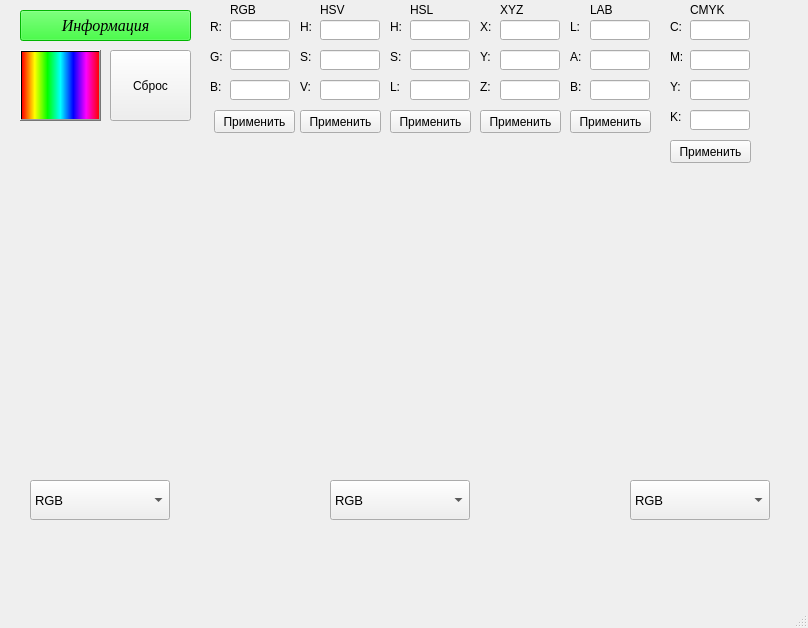
<?xml version="1.0" encoding="UTF-8"?>
<ui version="4.0">
 <class>MainWindow</class>
 <widget class="QMainWindow" name="MainWindow">
  <property name="geometry">
   <rect>
    <x>0</x>
    <y>0</y>
    <width>808</width>
    <height>628</height>
   </rect>
  </property>
  <property name="windowTitle">
   <string>MainWindow</string>
  </property>
  <property name="autoFillBackground">
   <bool>true</bool>
  </property>
  <property name="styleSheet">
   <string notr="true"/>
  </property>
  <widget class="QWidget" name="centralwidget">
   <widget class="QPushButton" name="pushButton">
    <property name="geometry">
     <rect>
      <x>20</x>
      <y>50</y>
      <width>81</width>
      <height>71</height>
     </rect>
    </property>
    <property name="font">
     <font>
      <pointsize>12</pointsize>
      <weight>75</weight>
      <bold>true</bold>
     </font>
    </property>
    <property name="toolTip">
     <string>Цветовая палитра</string>
    </property>
    <property name="autoFillBackground">
     <bool>false</bool>
    </property>
    <property name="styleSheet">
     <string notr="true">background-color: qlineargradient(spread:pad, x1:0, y1:0, x2:1, y2:0, stop:0 rgba(255, 0, 0, 255), stop:0.166 rgba(255, 255, 0, 255), stop:0.333 rgba(0, 255, 0, 255), stop:0.5 rgba(0, 255, 255, 255), stop:0.666 rgba(0, 0, 255, 255), stop:0.833 rgba(255, 0, 255, 255), stop:1 rgba(255, 0, 0, 255));</string>
    </property>
    <property name="text">
     <string/>
    </property>
   </widget>
   <widget class="QComboBox" name="comboBox">
    <property name="geometry">
     <rect>
      <x>30</x>
      <y>480</y>
      <width>140</width>
      <height>40</height>
     </rect>
    </property>
    <property name="font">
     <font>
      <pointsize>10</pointsize>
     </font>
    </property>
    <property name="toolTip">
     <string>Выбрать цветовую модель</string>
    </property>
    <property name="layoutDirection">
     <enum>Qt::LeftToRight</enum>
    </property>
    <item>
     <property name="text">
      <string>RGB</string>
     </property>
    </item>
    <item>
     <property name="text">
      <string>CMYK</string>
     </property>
    </item>
    <item>
     <property name="text">
      <string>HSV</string>
     </property>
    </item>
    <item>
     <property name="text">
      <string>HSL</string>
     </property>
    </item>
   </widget>
   <widget class="QComboBox" name="comboBox_2">
    <property name="geometry">
     <rect>
      <x>330</x>
      <y>480</y>
      <width>140</width>
      <height>40</height>
     </rect>
    </property>
    <property name="font">
     <font>
      <pointsize>10</pointsize>
     </font>
    </property>
    <property name="toolTip">
     <string>Выбрать цветовую модель</string>
    </property>
    <item>
     <property name="text">
      <string>RGB</string>
     </property>
    </item>
    <item>
     <property name="text">
      <string>CMYK</string>
     </property>
    </item>
    <item>
     <property name="text">
      <string>HSV</string>
     </property>
    </item>
    <item>
     <property name="text">
      <string>HSL</string>
     </property>
    </item>
   </widget>
   <widget class="QComboBox" name="comboBox_3">
    <property name="geometry">
     <rect>
      <x>630</x>
      <y>480</y>
      <width>140</width>
      <height>40</height>
     </rect>
    </property>
    <property name="font">
     <font>
      <pointsize>10</pointsize>
     </font>
    </property>
    <property name="toolTip">
     <string>Выбрать цветовую модель</string>
    </property>
    <item>
     <property name="text">
      <string>RGB</string>
     </property>
    </item>
    <item>
     <property name="text">
      <string>CMYK</string>
     </property>
    </item>
    <item>
     <property name="text">
      <string>HSV</string>
     </property>
    </item>
    <item>
     <property name="text">
      <string>HSL</string>
     </property>
    </item>
   </widget>
   <widget class="QLabel" name="label">
    <property name="geometry">
     <rect>
      <x>230</x>
      <y>0</y>
      <width>41</width>
      <height>20</height>
     </rect>
    </property>
    <property name="text">
     <string>RGB</string>
    </property>
   </widget>
   <widget class="QLabel" name="label_2">
    <property name="geometry">
     <rect>
      <x>320</x>
      <y>0</y>
      <width>41</width>
      <height>20</height>
     </rect>
    </property>
    <property name="text">
     <string>HSV</string>
    </property>
   </widget>
   <widget class="QLabel" name="label_3">
    <property name="geometry">
     <rect>
      <x>410</x>
      <y>0</y>
      <width>70</width>
      <height>20</height>
     </rect>
    </property>
    <property name="text">
     <string>HSL</string>
    </property>
   </widget>
   <widget class="QLabel" name="label_4">
    <property name="geometry">
     <rect>
      <x>500</x>
      <y>0</y>
      <width>31</width>
      <height>20</height>
     </rect>
    </property>
    <property name="text">
     <string>XYZ</string>
    </property>
   </widget>
   <widget class="QLabel" name="label_5">
    <property name="geometry">
     <rect>
      <x>590</x>
      <y>0</y>
      <width>31</width>
      <height>20</height>
     </rect>
    </property>
    <property name="text">
     <string>LAB</string>
    </property>
   </widget>
   <widget class="QLabel" name="label_6">
    <property name="geometry">
     <rect>
      <x>690</x>
      <y>0</y>
      <width>41</width>
      <height>20</height>
     </rect>
    </property>
    <property name="text">
     <string>CMYK</string>
    </property>
   </widget>
   <widget class="QLabel" name="label_7">
    <property name="geometry">
     <rect>
      <x>210</x>
      <y>20</y>
      <width>47</width>
      <height>13</height>
     </rect>
    </property>
    <property name="text">
     <string>R:</string>
    </property>
   </widget>
   <widget class="QLabel" name="label_8">
    <property name="geometry">
     <rect>
      <x>210</x>
      <y>50</y>
      <width>47</width>
      <height>13</height>
     </rect>
    </property>
    <property name="text">
     <string>G:</string>
    </property>
   </widget>
   <widget class="QLabel" name="label_9">
    <property name="geometry">
     <rect>
      <x>210</x>
      <y>80</y>
      <width>47</width>
      <height>13</height>
     </rect>
    </property>
    <property name="text">
     <string>B:</string>
    </property>
   </widget>
   <widget class="QLineEdit" name="lineEdit">
    <property name="enabled">
     <bool>true</bool>
    </property>
    <property name="geometry">
     <rect>
      <x>230</x>
      <y>20</y>
      <width>60</width>
      <height>20</height>
     </rect>
    </property>
    <property name="font">
     <font>
      <kerning>true</kerning>
     </font>
    </property>
   </widget>
   <widget class="QLineEdit" name="lineEdit_2">
    <property name="geometry">
     <rect>
      <x>230</x>
      <y>50</y>
      <width>60</width>
      <height>20</height>
     </rect>
    </property>
   </widget>
   <widget class="QLineEdit" name="lineEdit_3">
    <property name="geometry">
     <rect>
      <x>230</x>
      <y>80</y>
      <width>60</width>
      <height>20</height>
     </rect>
    </property>
   </widget>
   <widget class="QLabel" name="label_10">
    <property name="geometry">
     <rect>
      <x>300</x>
      <y>20</y>
      <width>47</width>
      <height>13</height>
     </rect>
    </property>
    <property name="text">
     <string>H:</string>
    </property>
   </widget>
   <widget class="QLabel" name="label_11">
    <property name="geometry">
     <rect>
      <x>300</x>
      <y>50</y>
      <width>47</width>
      <height>13</height>
     </rect>
    </property>
    <property name="text">
     <string>S:</string>
    </property>
   </widget>
   <widget class="QLabel" name="label_12">
    <property name="geometry">
     <rect>
      <x>300</x>
      <y>80</y>
      <width>47</width>
      <height>13</height>
     </rect>
    </property>
    <property name="text">
     <string>V:</string>
    </property>
   </widget>
   <widget class="QLineEdit" name="lineEdit_9">
    <property name="enabled">
     <bool>true</bool>
    </property>
    <property name="geometry">
     <rect>
      <x>320</x>
      <y>20</y>
      <width>60</width>
      <height>20</height>
     </rect>
    </property>
    <property name="font">
     <font>
      <kerning>true</kerning>
     </font>
    </property>
   </widget>
   <widget class="QLineEdit" name="lineEdit_4">
    <property name="enabled">
     <bool>true</bool>
    </property>
    <property name="geometry">
     <rect>
      <x>320</x>
      <y>50</y>
      <width>60</width>
      <height>20</height>
     </rect>
    </property>
    <property name="font">
     <font>
      <kerning>true</kerning>
     </font>
    </property>
   </widget>
   <widget class="QLineEdit" name="lineEdit_10">
    <property name="enabled">
     <bool>true</bool>
    </property>
    <property name="geometry">
     <rect>
      <x>320</x>
      <y>80</y>
      <width>60</width>
      <height>20</height>
     </rect>
    </property>
    <property name="font">
     <font>
      <kerning>true</kerning>
     </font>
    </property>
   </widget>
   <widget class="QLabel" name="label_13">
    <property name="geometry">
     <rect>
      <x>390</x>
      <y>20</y>
      <width>47</width>
      <height>13</height>
     </rect>
    </property>
    <property name="text">
     <string>H:</string>
    </property>
   </widget>
   <widget class="QLabel" name="label_14">
    <property name="geometry">
     <rect>
      <x>390</x>
      <y>50</y>
      <width>47</width>
      <height>13</height>
     </rect>
    </property>
    <property name="text">
     <string>S:</string>
    </property>
   </widget>
   <widget class="QLabel" name="label_15">
    <property name="geometry">
     <rect>
      <x>390</x>
      <y>80</y>
      <width>47</width>
      <height>13</height>
     </rect>
    </property>
    <property name="text">
     <string>L:</string>
    </property>
   </widget>
   <widget class="QLineEdit" name="lineEdit_11">
    <property name="enabled">
     <bool>true</bool>
    </property>
    <property name="geometry">
     <rect>
      <x>410</x>
      <y>20</y>
      <width>60</width>
      <height>20</height>
     </rect>
    </property>
    <property name="font">
     <font>
      <kerning>true</kerning>
     </font>
    </property>
   </widget>
   <widget class="QLineEdit" name="lineEdit_12">
    <property name="enabled">
     <bool>true</bool>
    </property>
    <property name="geometry">
     <rect>
      <x>410</x>
      <y>50</y>
      <width>60</width>
      <height>20</height>
     </rect>
    </property>
    <property name="font">
     <font>
      <kerning>true</kerning>
     </font>
    </property>
   </widget>
   <widget class="QLineEdit" name="lineEdit_13">
    <property name="enabled">
     <bool>true</bool>
    </property>
    <property name="geometry">
     <rect>
      <x>410</x>
      <y>80</y>
      <width>60</width>
      <height>20</height>
     </rect>
    </property>
    <property name="font">
     <font>
      <kerning>true</kerning>
     </font>
    </property>
   </widget>
   <widget class="QLabel" name="label_16">
    <property name="geometry">
     <rect>
      <x>480</x>
      <y>20</y>
      <width>47</width>
      <height>13</height>
     </rect>
    </property>
    <property name="text">
     <string>X:</string>
    </property>
   </widget>
   <widget class="QLabel" name="label_17">
    <property name="geometry">
     <rect>
      <x>480</x>
      <y>50</y>
      <width>47</width>
      <height>13</height>
     </rect>
    </property>
    <property name="text">
     <string>Y:</string>
    </property>
   </widget>
   <widget class="QLabel" name="label_18">
    <property name="geometry">
     <rect>
      <x>480</x>
      <y>80</y>
      <width>47</width>
      <height>13</height>
     </rect>
    </property>
    <property name="text">
     <string>Z:</string>
    </property>
   </widget>
   <widget class="QLineEdit" name="lineEdit_14">
    <property name="enabled">
     <bool>true</bool>
    </property>
    <property name="geometry">
     <rect>
      <x>500</x>
      <y>20</y>
      <width>60</width>
      <height>20</height>
     </rect>
    </property>
    <property name="font">
     <font>
      <kerning>true</kerning>
     </font>
    </property>
   </widget>
   <widget class="QLineEdit" name="lineEdit_15">
    <property name="enabled">
     <bool>true</bool>
    </property>
    <property name="geometry">
     <rect>
      <x>500</x>
      <y>50</y>
      <width>60</width>
      <height>20</height>
     </rect>
    </property>
    <property name="font">
     <font>
      <kerning>true</kerning>
     </font>
    </property>
   </widget>
   <widget class="QLineEdit" name="lineEdit_16">
    <property name="enabled">
     <bool>true</bool>
    </property>
    <property name="geometry">
     <rect>
      <x>500</x>
      <y>80</y>
      <width>60</width>
      <height>20</height>
     </rect>
    </property>
    <property name="font">
     <font>
      <kerning>true</kerning>
     </font>
    </property>
   </widget>
   <widget class="QLabel" name="label_19">
    <property name="geometry">
     <rect>
      <x>570</x>
      <y>20</y>
      <width>47</width>
      <height>13</height>
     </rect>
    </property>
    <property name="text">
     <string>L:</string>
    </property>
   </widget>
   <widget class="QLabel" name="label_20">
    <property name="geometry">
     <rect>
      <x>570</x>
      <y>50</y>
      <width>47</width>
      <height>13</height>
     </rect>
    </property>
    <property name="text">
     <string>A:</string>
    </property>
   </widget>
   <widget class="QLabel" name="label_21">
    <property name="geometry">
     <rect>
      <x>570</x>
      <y>80</y>
      <width>47</width>
      <height>13</height>
     </rect>
    </property>
    <property name="text">
     <string>B:</string>
    </property>
   </widget>
   <widget class="QLineEdit" name="lineEdit_17">
    <property name="enabled">
     <bool>true</bool>
    </property>
    <property name="geometry">
     <rect>
      <x>590</x>
      <y>20</y>
      <width>60</width>
      <height>20</height>
     </rect>
    </property>
    <property name="font">
     <font>
      <kerning>true</kerning>
     </font>
    </property>
   </widget>
   <widget class="QLineEdit" name="lineEdit_18">
    <property name="enabled">
     <bool>true</bool>
    </property>
    <property name="geometry">
     <rect>
      <x>590</x>
      <y>50</y>
      <width>60</width>
      <height>20</height>
     </rect>
    </property>
    <property name="font">
     <font>
      <kerning>true</kerning>
     </font>
    </property>
   </widget>
   <widget class="QLineEdit" name="lineEdit_19">
    <property name="enabled">
     <bool>true</bool>
    </property>
    <property name="geometry">
     <rect>
      <x>590</x>
      <y>80</y>
      <width>60</width>
      <height>20</height>
     </rect>
    </property>
    <property name="font">
     <font>
      <kerning>true</kerning>
     </font>
    </property>
   </widget>
   <widget class="QLabel" name="label_22">
    <property name="geometry">
     <rect>
      <x>670</x>
      <y>20</y>
      <width>47</width>
      <height>13</height>
     </rect>
    </property>
    <property name="text">
     <string>C:</string>
    </property>
   </widget>
   <widget class="QLabel" name="label_23">
    <property name="geometry">
     <rect>
      <x>670</x>
      <y>50</y>
      <width>47</width>
      <height>13</height>
     </rect>
    </property>
    <property name="text">
     <string>M:</string>
    </property>
   </widget>
   <widget class="QLabel" name="label_24">
    <property name="geometry">
     <rect>
      <x>670</x>
      <y>80</y>
      <width>47</width>
      <height>13</height>
     </rect>
    </property>
    <property name="text">
     <string>Y:</string>
    </property>
   </widget>
   <widget class="QLabel" name="label_25">
    <property name="geometry">
     <rect>
      <x>670</x>
      <y>110</y>
      <width>47</width>
      <height>13</height>
     </rect>
    </property>
    <property name="text">
     <string>K:</string>
    </property>
   </widget>
   <widget class="QLineEdit" name="lineEdit_20">
    <property name="enabled">
     <bool>true</bool>
    </property>
    <property name="geometry">
     <rect>
      <x>690</x>
      <y>20</y>
      <width>60</width>
      <height>20</height>
     </rect>
    </property>
    <property name="font">
     <font>
      <kerning>true</kerning>
     </font>
    </property>
   </widget>
   <widget class="QLineEdit" name="lineEdit_21">
    <property name="enabled">
     <bool>true</bool>
    </property>
    <property name="geometry">
     <rect>
      <x>690</x>
      <y>50</y>
      <width>60</width>
      <height>20</height>
     </rect>
    </property>
    <property name="font">
     <font>
      <kerning>true</kerning>
     </font>
    </property>
   </widget>
   <widget class="QLineEdit" name="lineEdit_22">
    <property name="enabled">
     <bool>true</bool>
    </property>
    <property name="geometry">
     <rect>
      <x>690</x>
      <y>80</y>
      <width>60</width>
      <height>20</height>
     </rect>
    </property>
    <property name="font">
     <font>
      <kerning>true</kerning>
     </font>
    </property>
   </widget>
   <widget class="QLineEdit" name="lineEdit_23">
    <property name="enabled">
     <bool>true</bool>
    </property>
    <property name="geometry">
     <rect>
      <x>690</x>
      <y>110</y>
      <width>60</width>
      <height>20</height>
     </rect>
    </property>
    <property name="font">
     <font>
      <kerning>true</kerning>
     </font>
    </property>
   </widget>
   <widget class="QPushButton" name="pushButton_3">
    <property name="geometry">
     <rect>
      <x>214</x>
      <y>110</y>
      <width>81</width>
      <height>23</height>
     </rect>
    </property>
    <property name="toolTip">
     <string>Задать значения в RGB</string>
    </property>
    <property name="text">
     <string>Применить</string>
    </property>
   </widget>
   <widget class="QPushButton" name="pushButton_4">
    <property name="geometry">
     <rect>
      <x>300</x>
      <y>110</y>
      <width>81</width>
      <height>23</height>
     </rect>
    </property>
    <property name="toolTip">
     <string>Задать значения в HSV</string>
    </property>
    <property name="text">
     <string>Применить</string>
    </property>
   </widget>
   <widget class="QPushButton" name="pushButton_5">
    <property name="geometry">
     <rect>
      <x>390</x>
      <y>110</y>
      <width>81</width>
      <height>23</height>
     </rect>
    </property>
    <property name="toolTip">
     <string>Задать значения в HSL</string>
    </property>
    <property name="text">
     <string>Применить</string>
    </property>
   </widget>
   <widget class="QPushButton" name="pushButton_6">
    <property name="geometry">
     <rect>
      <x>480</x>
      <y>110</y>
      <width>81</width>
      <height>23</height>
     </rect>
    </property>
    <property name="toolTip">
     <string>Задать значения в XYZ</string>
    </property>
    <property name="text">
     <string>Применить</string>
    </property>
   </widget>
   <widget class="QPushButton" name="pushButton_7">
    <property name="geometry">
     <rect>
      <x>570</x>
      <y>110</y>
      <width>81</width>
      <height>23</height>
     </rect>
    </property>
    <property name="toolTip">
     <string>Задать значения в Lab</string>
    </property>
    <property name="text">
     <string>Применить</string>
    </property>
   </widget>
   <widget class="QPushButton" name="pushButton_8">
    <property name="geometry">
     <rect>
      <x>670</x>
      <y>140</y>
      <width>81</width>
      <height>23</height>
     </rect>
    </property>
    <property name="toolTip">
     <string>Задать значения в CMYK</string>
    </property>
    <property name="text">
     <string>Применить</string>
    </property>
   </widget>
   <widget class="QLabel" name="label_26">
    <property name="geometry">
     <rect>
      <x>0</x>
      <y>530</y>
      <width>201</width>
      <height>20</height>
     </rect>
    </property>
    <property name="text">
     <string/>
    </property>
    <property name="alignment">
     <set>Qt::AlignCenter</set>
    </property>
   </widget>
   <widget class="QLabel" name="label_27">
    <property name="geometry">
     <rect>
      <x>310</x>
      <y>530</y>
      <width>201</width>
      <height>20</height>
     </rect>
    </property>
    <property name="text">
     <string/>
    </property>
    <property name="alignment">
     <set>Qt::AlignCenter</set>
    </property>
   </widget>
   <widget class="QLabel" name="label_28">
    <property name="geometry">
     <rect>
      <x>600</x>
      <y>530</y>
      <width>201</width>
      <height>20</height>
     </rect>
    </property>
    <property name="text">
     <string/>
    </property>
    <property name="alignment">
     <set>Qt::AlignCenter</set>
    </property>
   </widget>
   <widget class="QPushButton" name="pushButton_2">
    <property name="geometry">
     <rect>
      <x>20</x>
      <y>10</y>
      <width>171</width>
      <height>31</height>
     </rect>
    </property>
    <property name="sizePolicy">
     <sizepolicy hsizetype="Minimum" vsizetype="Fixed">
      <horstretch>0</horstretch>
      <verstretch>0</verstretch>
     </sizepolicy>
    </property>
    <property name="font">
     <font>
      <family>Times New Roman</family>
      <pointsize>12</pointsize>
      <weight>9</weight>
      <italic>true</italic>
      <bold>false</bold>
     </font>
    </property>
    <property name="cursor">
     <cursorShape>ArrowCursor</cursorShape>
    </property>
    <property name="toolTip">
     <string>&lt;!DOCTYPE HTML PUBLIC &quot;-//W3C//DTD HTML 4.0//EN&quot; &quot;http://www.w3.org/TR/REC-html40/strict.dtd&quot;&gt;
&lt;html&gt;&lt;head&gt;&lt;meta name=&quot;qrichtext&quot; content=&quot;1&quot; /&gt;&lt;style type=&quot;text/css&quot;&gt;
p, li { white-space: pre-wrap; }
&lt;/style&gt;&lt;/head&gt;&lt;body style=&quot; font-family:'Times New Roman'; font-size:12pt; font-weight:72; font-style:italic;&quot;&gt;
&lt;p style=&quot; margin-top:12px; margin-bottom:12px; margin-left:0px; margin-right:0px; -qt-block-indent:0; text-indent:0px;&quot;&gt;&lt;span style=&quot; font-size:10pt; font-style:normal;&quot;&gt;Информация о значениях в цветовых моделях&lt;/span&gt;&lt;/p&gt;&lt;/body&gt;&lt;/html&gt;</string>
    </property>
    <property name="autoFillBackground">
     <bool>false</bool>
    </property>
    <property name="styleSheet">
     <string notr="true">background-color: rgb(0, 255, 0);
font: 75 italic 12pt &quot;Times New Roman&quot;;</string>
    </property>
    <property name="text">
     <string>Информация</string>
    </property>
    <property name="iconSize">
     <size>
      <width>64</width>
      <height>64</height>
     </size>
    </property>
    <property name="autoRepeatDelay">
     <number>300</number>
    </property>
   </widget>
   <widget class="QPushButton" name="pushButton_9">
    <property name="geometry">
     <rect>
      <x>110</x>
      <y>50</y>
      <width>81</width>
      <height>71</height>
     </rect>
    </property>
    <property name="toolTip">
     <string>Сбросить все значения</string>
    </property>
    <property name="text">
     <string>Сброс</string>
    </property>
   </widget>
  </widget>
  <widget class="QMenuBar" name="menubar">
   <property name="geometry">
    <rect>
     <x>0</x>
     <y>0</y>
     <width>808</width>
     <height>26</height>
    </rect>
   </property>
  </widget>
  <widget class="QStatusBar" name="statusbar"/>
 </widget>
 <resources/>
 <connections/>
</ui>
